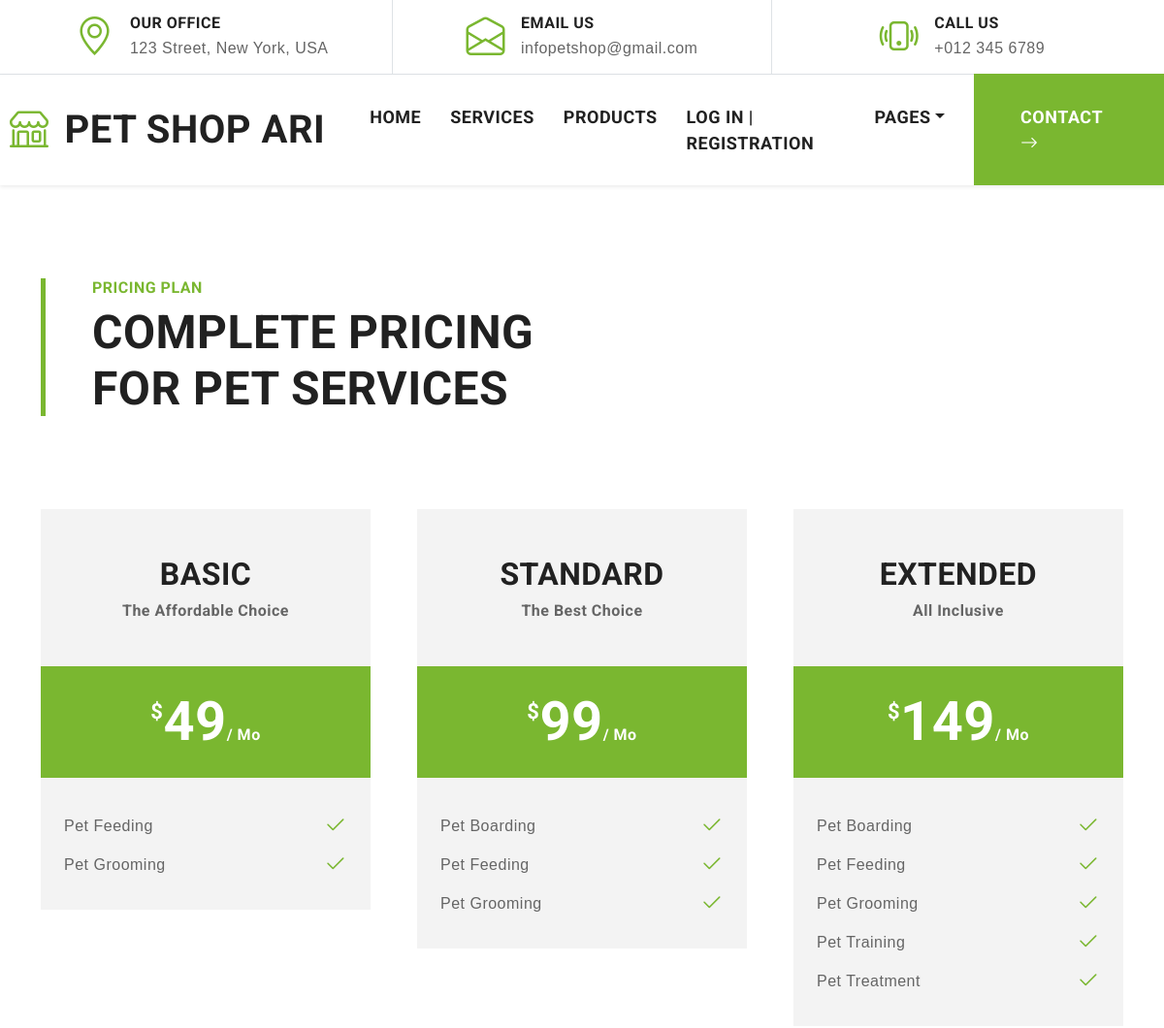
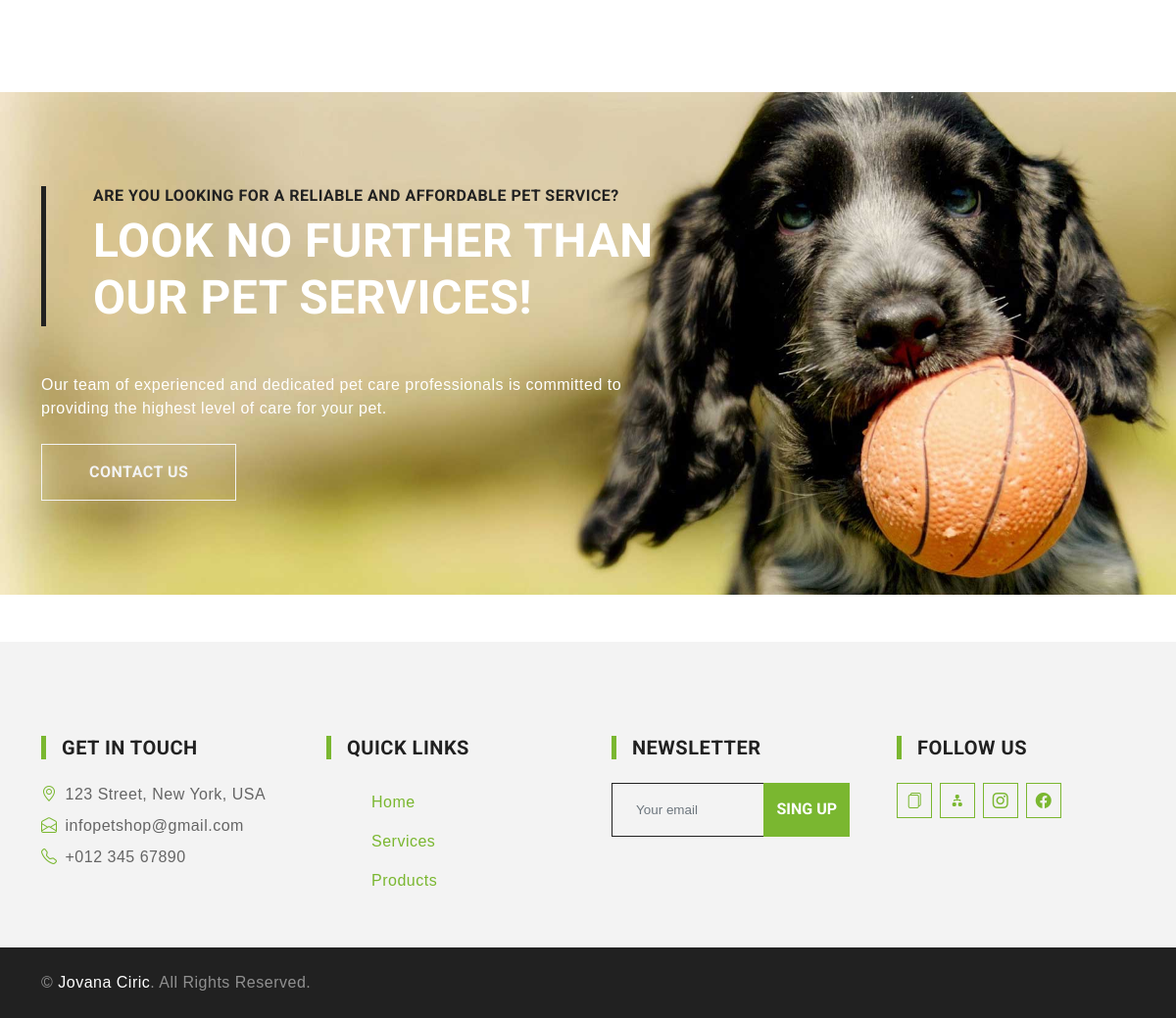
Page /index.php?page=price on the committed database (2 pictures, top to bottom).
### tables this page shows
CREATE TABLE `meni` (
  `id` int(11) NOT NULL,
  `naziv` varchar(50) NOT NULL,
  `href` varchar(100) NOT NULL
);

CREATE TABLE `price_plan` (
  `id` int(11) NOT NULL,
  `title` varchar(50) NOT NULL,
  `subtitle` varchar(50) NOT NULL,
  `price` int(5) NOT NULL
);

CREATE TABLE `service` (
  `id` int(11) NOT NULL,
  `title` varchar(255) NOT NULL,
  `text` varchar(255) NOT NULL,
  `icon` varchar(100) NOT NULL
);

CREATE TABLE `informacija` (
  `id` int(11) NOT NULL,
  `naziv` varchar(50) NOT NULL,
  `putanja` varchar(100) NOT NULL
);

### views/pomocni/priceList.php (the view)
<?php
include_once "setup/konekcija.php";
$upit = "SELECT * FROM price_plan";
$rezultat = $konekcija->query($upit);
foreach ($rezultat as $rez) {
    echo "
            <div class='col-lg-4'>
                <div class='bg-light text-center pt-5 mt-lg-5'>
                    <h2 class='text-uppercase'>$rez->title</h2>
                    <h6 class='text-body mb-5'>$rez->subtitle</h6>
                    <div class='text-center bg-primary p-4 mb-2'>
                        <h1 class='display-4 text-white mb-0'>
                            <small class='align-top'
                                style='font-size: 22px; line-height: 45px;'>$</small>$rez->price<small
                                class='align-bottom' style='font-size: 16px; line-height: 40px;'>/
                                Mo</small>
                        </h1>
                    </div>
                    <div class='text-center p-4'>";
        $upitS = "SELECT s.title FROM service as s INNER JOIN service_price as sp on s.id = sp.id_service INNER JOIN price_plan as p ON sp.id_plan=p.id WHERE p.id=$rez->id";
        $rezultatS = $konekcija->query($upitS);
        foreach ($rezultatS as $rezS) {
            echo "<div class='d-flex align-items-center justify-content-between mb-1'>
                        <span>$rezS->title</span><i class='bi bi-check2 fs-4 text-primary'></i>
                </div>";
        }
    echo "</div>
        </div>
        </div>";
};

### views/fixed/nav.php
<?php
require_once "setup/konekcija.php";
echo "<nav class='navbar navbar-expand-lg bg-white navbar-light shadow-sm py-3 py-lg-0 px-3 px-lg-0 mb-5'>
<a href='index.php' class='navbar-brand'>
   <h1 class='m-0 text-uppercase text-dark'><i class='bi bi-shop fs-1 text-primary me-3'></i>Pet Shop Ari</h1>
</a>
<button class='navbar-toggler' type='button' data-bs-toggle='collapse' data-bs-target='#navbarCollapse'>
<span class='navbar-toggler-icon'></span>
</button>
<div class='collapse navbar-collapse' id='navbarCollapse'>
   <div class='navbar-nav ms-auto py-0'>
	  <div id='menu'>";
$upit = "SELECT * FROM meni";
$rezultat = $konekcija->query($upit);
foreach($rezultat as $re){
    echo "<a href='index.php?page=$re->href'  class='nav-item nav-link listMenu'>$re->naziv</a>";
}
if(isset($_SESSION['korisnik'])){
	if($_SESSION['korisnik']->id_uloga == 2){
		echo "<a href='index.php?page=admin' class='nav-item nav-link listMenu'>Admin Panel</a>";
	}
   if($_SESSION['korisnik']->id_uloga == 1){
      echo "<a href='index.php?page=cart'  class='nav-item nav-link listMenu'>Cart</a>";
   }
	echo "<a href='models/logout.php'  class='nav-item nav-link listMenu'>Log out</a>";
}else{
	echo "<a href='index.php?page=login'  class='nav-item nav-link listMenu'>Log in | Registration</a>";
}
echo "</div>
<div class='nav-item dropdown'>
   <a class='nav-link dropdown-toggle listMenu' data-bs-toggle='dropdown'>Pages</a>
   <div class='dropdown-menu m-0' id='pages'>"; include "views/fixed/pages.php";
   echo "</div>
   </div>
   <a href='index.php?page=contact' class='nav-item nav-link nav-contact bg-primary text-white px-5 listMenu'>Contact <i class='bi bi-arrow-right'></i></a>
   </div>
   </div>
   </nav>"
?>

### views/fixed/footer.php
<?php
include_once "setup/konekcija.php";
$upit = "SELECT * FROM informacija";
$rezultat = $konekcija->query($upit);
$upitM = "SELECT * FROM meni";
$rezultatM = $konekcija->query($upitM);
echo "<div class='container-fluid bg-light mt-5 py-5'>
        <div class='container pt-5'><div class='row g-5'>
        <div class='col-lg-3 col-md-6'>
        <h5 class='text-uppercase border-start border-5 border-primary ps-3 mb-4'>Get In Touch</h5>
        <p class='mb-2'><i class='bi bi-geo-alt text-primary me-2'></i>123 Street, New York, USA</p>
        <p class='mb-2'><i class='bi bi-envelope-open text-primary me-2'></i>infopetshop@gmail.com</p>
        <p class='mb-0'><i class='bi bi-telephone text-primary me-2'></i>+012 345 67890</p>
        </div>
        <div class='col-lg-3 col-md-6'>
        <h5 class='text-uppercase border-start border-5 border-primary ps-3 mb-4'>Quick Links</h5>
        <div class='d-flex flex-column justify-content-start' id='footer'>";
        foreach($rezultatM as $re){
            echo "<a href='index.php?page=$re->href' class='nav-item nav-link listMenu'>$re->naziv</a>";
        }
        echo"</div>
        </div>
        <div class='col-lg-3 col-md-6'>
        <h5 class='text-uppercase border-start border-5 border-primary ps-3 mb-4'>Newsletter</h5>
        <form>
            <div class='input-group'>
                <input type='email' id='mailNL' class='form-control bg-light px-4' placeholder='Your email' style='height: 55px;'/>
                <p class='show-validated'></p>
                <input type='button' class='btn btn-primary' id='btnMailNL' value='Sing Up'/>
            </div>
        </form>
        </div>
        <div class='col-lg-3 col-md-6'>
        <h5 class='text-uppercase border-start border-5 border-primary ps-3 mb-4'>Follow us</h5>
        <div class='d-flex' id='information'>";
        foreach($rezultat as $rez){
            echo "<a class='btn btn-outline-primary btn-square me-2' target='_blank' href='$rez->putanja'><i class='bi bi-$rez->naziv'></i></a>";
        };
        echo"</div>
        </div>
    </div></div>
    </div>
    <div class='container-fluid bg-dark text-white-50 py-4'>
       <div class='container'>
          <div class='row g-5'>
             <div class='col-md-6 text-center text-md-start'>
                <p class='mb-md-0'>&copy; <a class='text-white' href='#'>Jovana Ciric</a>. All Rights Reserved.</p>
             </div>
          </div>
       </div>
    </div>
    ";

### css/style.css (style rules this page uses)
:root { --primary: #7AB730; --secondary: #FFD33C; --light: #F3F3F3; --dark: #212121; }
.btn { font-family: 'Roboto', sans-serif; text-transform: uppercase; font-weight: 700; transition: .5s; }
.btn-primary { color: #FFFFFF; }
.btn-square { width: 36px; height: 36px; }
.btn-square, .btn-sm-square, .btn-lg-square { padding-left: 0; padding-right: 0; text-align: center; }
.navbar-light .navbar-nav .nav-link { font-family: 'Roboto', sans-serif; position: relative; padding: 30px 0; font-size: 18px; font-weight: 700; text-transform: uppercase; color: var(--dark); outline: none; transition: .5s; }
.listMenu { margin-left: 30px; }
#menu { display: flex; justify-content: center; margin: 0px; }
@media (min-width: 992px) { .navbar-light .navbar-nav .nav-link::before { position: absolute; content: ""; width: 0; height: 7px; top: -4px; left: 50%; background: var(--primary); transition: .5s; } }
@media (min-width: 992px) { .navbar-light .navbar-nav .nav-link.nav-contact::before { width: 100%; height: 1px; top: -1px; left: 0; } }
body { overflow-x: hidden; font-family: 'Manrope', sans-serif; letter-spacing: 0.5px; }
#mailNL { font-size:0.84em; border: 1px solid var(--dark); padding: 8px; color: black; cursor: pointer; }
.navbar-brand { padding-left:10px ; }

### rows in the picture
meni: naziv "HOME", naziv "Home"
meni: naziv "SERVICES", naziv "Services"
meni: naziv "PRODUCTS", naziv "Products"
price_plan: title "BASIC", subtitle "The Affordable Choice", price "49"
service: title "Pet Feeding"
service: title "Pet Grooming"
price_plan: title "STANDARD", subtitle "The Best Choice", price "99"
service: title "Pet Boarding"
price_plan: title "EXTENDED", subtitle "All Inclusive", price "149"
service: title "Pet Training"
service: title "Pet Treatment"
